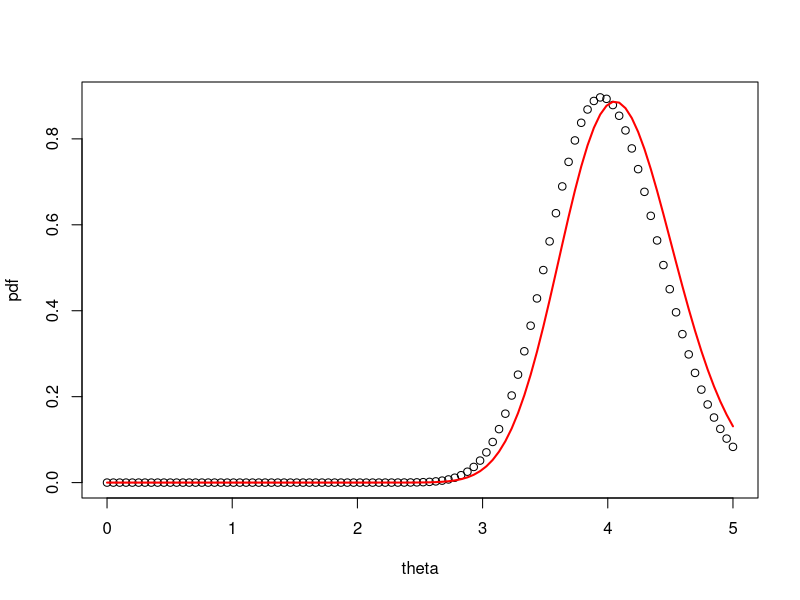
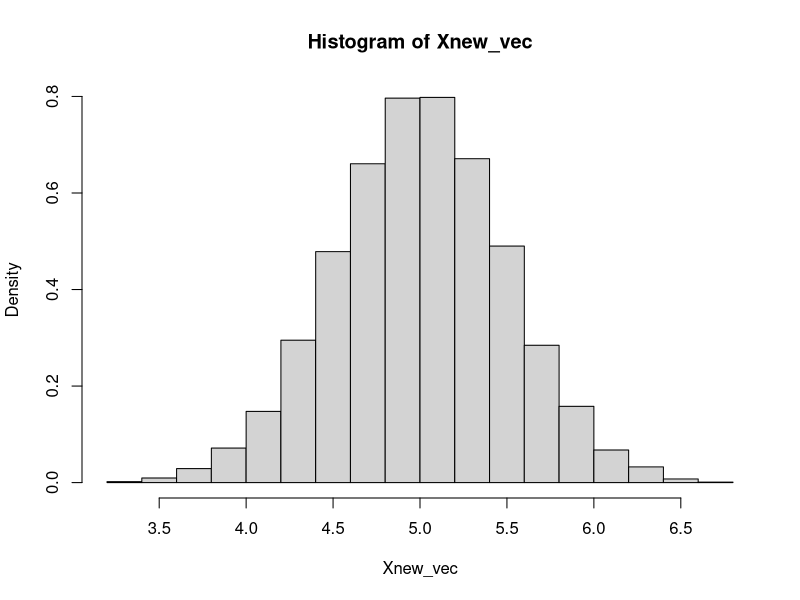
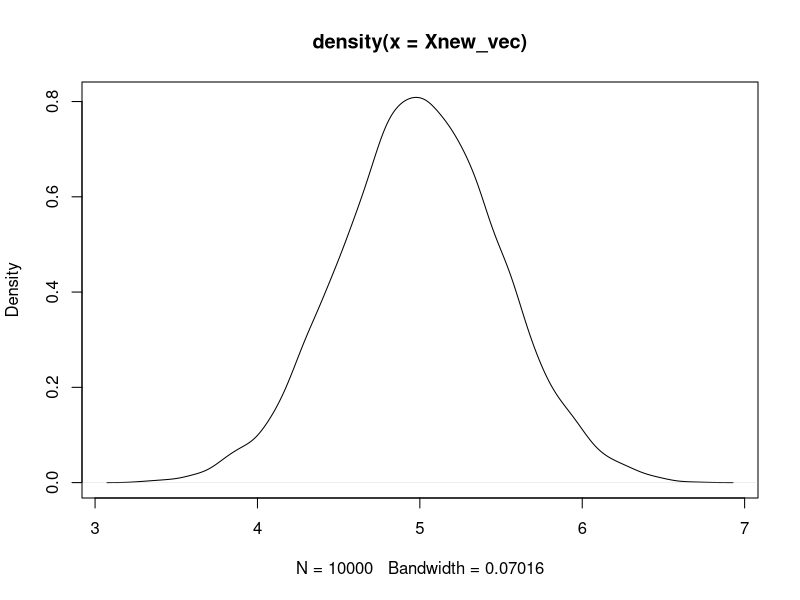

Reproduce these figures in R, in order.
#I-beam example

# Data-  x1,...,xn~N(mu, sigma^2), 
#mu=5 known, theta=1/sigma^2 unknown

x<-c(5.19, 4.72, 4.81, 4.87,4.88)

n<-length(x)
mu<-5

#Prior on theta

nu0<-80
lambda0<-20

xx<-seq(0, 5, length=100)
pdf_prior<- dgamma(xx, shape=nu0, rate=lambda0)
plot(xx, pdf_prior, xlab="theta", ylab="pdf")

##Posterior for theta

nu1<- nu0 + n/2
lambda1<- lambda0 +  sum((x-mu)^2)/2
pdf_posterior<-dgamma(xx,shape=nu1, rate=lambda1)
lines(xx, pdf_posterior, col="red", lwd=2)

##Posterior Inference
#posterior mean for theta
nu1/lambda1

# 99% credible interval for theta

low<-qgamma(.005, shape=nu1, rate=lambda1)
high<-qgamma((1-.005), shape=nu1, rate=lambda1)
c(low,high)

# Predictive distribution

#P(sag for a new item >4.8)=P(X_new>4.8)

N<-1000
rtheta<- rgamma(N, shape=nu1, rate=lambda1)

rprob<-1-pnorm(4.8, mean=5, sd=1/sqrt(rtheta))
mean(rprob)



#  how can I visualize the pdf of Xnew?
#  Expected value of X_new?

### Simulation of X_new

Xnew_vec<-c()
N<-10000


for(i in 1:N){  
### First simulate theta
rtheta<- rgamma(1, nu1, rate=lambda1)

### Given rtheta generate Xnew from N(5,1/rtheta)
rXnew<- rnorm(1, 5, 1/sqrt(rtheta))
Xnew_vec<-c(Xnew_vec,rXnew)
}

hist(Xnew_vec, freq=FALSE)
plot(density(Xnew_vec))
mean(Xnew_vec)
mean(Xnew_vec>4.8)

















